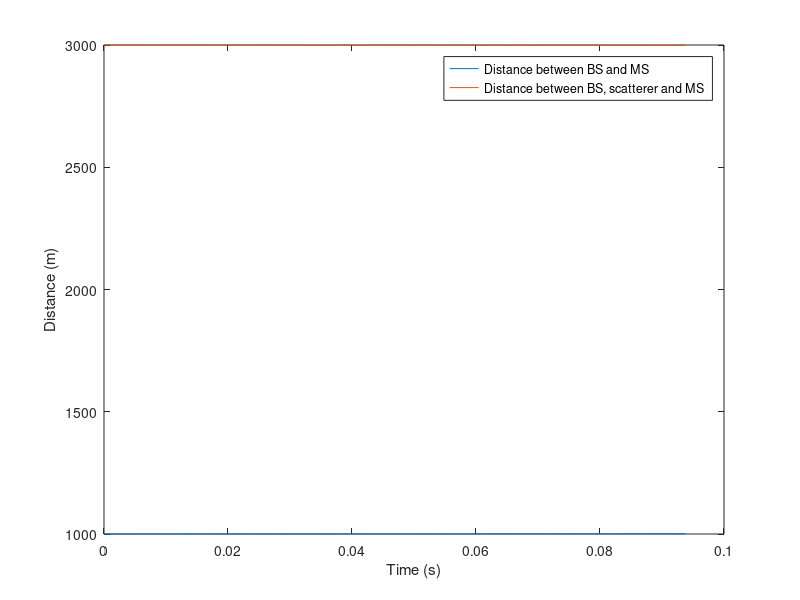
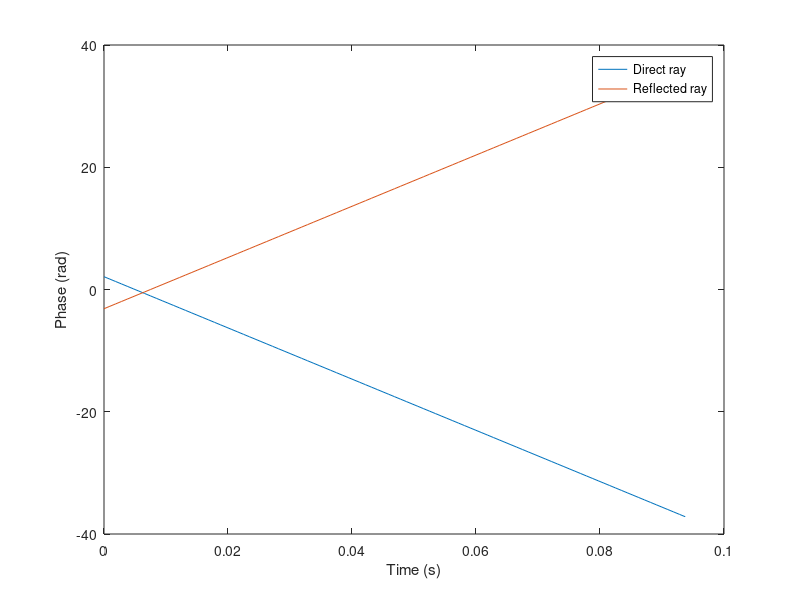
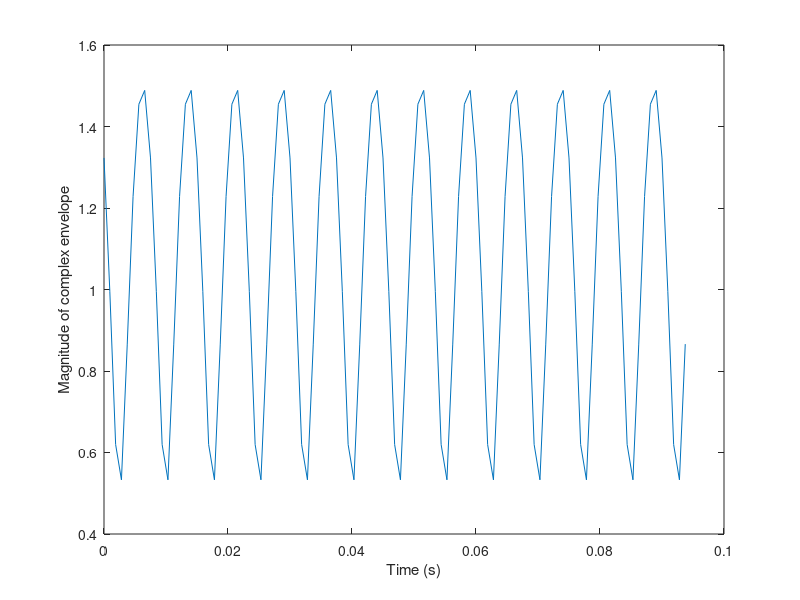
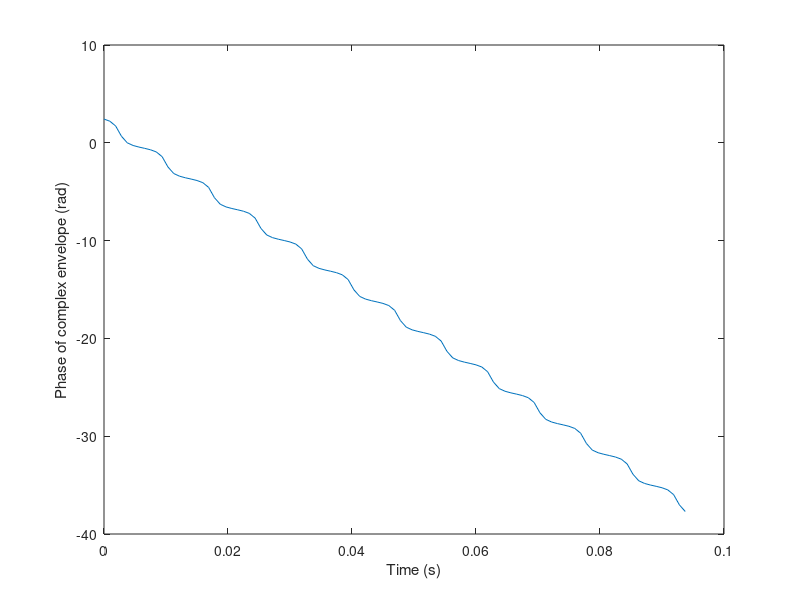

The MATLAB script that drew these images, in order:
%
% project422
%
% =======================================================================
clear
close all
clc
% basic inputs ==========================================================

fc=2000;     % MHz  Carrier frequency
F=16;        % sampling rate: fraction of wave length
V=10;        %  m/s MS1 speed 
NFFT=128;    % Number of points in FFT
Nsamples=100 % Number of samples 

% geometry inputs ========================================================

BSx=-1000; % location of transmitter (BS) x-coordinate
BSy=0;  % location of transmitter (BS) y-coordinate
MS0=0;        % initial location of receiver (MS) x-coordinate
MSy=0;

alpha1 = 0;       % degree
distSC1=1000; % m distance from origin (first route point) to sc2

% inidirect gemeotric parameters ========================================

SC1x=distSC1*cosd(alpha1);  % loc of scatterer-1 x-coord
SC1y=distSC1*sind(alpha1);  % loc of scatterer-1 y-coord


% indirect parameters ===================================================
lambdac=300/fc;    % m wavelength
Dx=lambdac/F;      % m sampling spacing 
ts=Dx/V;          % s time sampling interval
fs=1/ts;           % Hz sampling frequency
kc=2*pi/lambdac;   % propagation constant

timeaxis=ts.*[0:Nsamples];

MSx=MS0+V.*timeaxis;

distBSMS=sqrt((BSx-MSx).^2+(BSy-MSy).^2);
distBSSC1MS=sqrt((BSx-SC1x).^2+(BSy-SC1y).^2)+sqrt((SC1x-MSx).^2+SC1y.^2);
figure,plot(timeaxis,distBSMS,timeaxis,distBSSC1MS)
xlabel('Time (s)');
ylabel('Distance (m)');
legend('Distance between BS and MS', 'Distance between BS, scatterer and MS', 'Location', 'Best');


ray1=exp(-j*kc.*distBSMS);
ray2=-0.5*exp(-j*kc.*distBSSC1MS);   % including ref coefficient -0.5
figure,plot(timeaxis,unwrap(angle(ray1)),timeaxis,unwrap(angle(ray2)))
xlabel('Time (s)');
ylabel('Phase (rad)');
legend('Direct ray', 'Reflected ray', 'Location', 'Best');

r=ray1+ray2;
figure,plot(timeaxis,abs(r))
xlabel('Time (s)')
ylabel('Magnitude of complex envelope')

figure,plot(timeaxis,unwrap(angle(r)))
xlabel('Time (s)')
ylabel('Phase of complex envelope (rad)')

spectrumr=fftshift((abs(fft(r,NFFT))).^2);
freqaxis=[0:NFFT-1]*fs/NFFT-fs/2;
figure,plot(freqaxis,10*log10(spectrumr)-max(10*log10(spectrumr)))
xlabel('Doppler shift (Hz)')
ylabel('Normalized frquency response (dB)')
